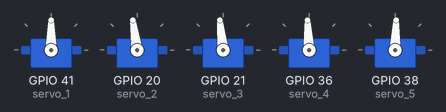
A sketch run on a simulated ESP32. Parts: 5 × servo.

Above: at 2.18 s.
At 6.68 s:
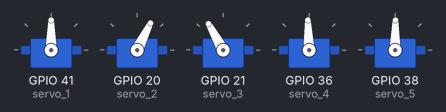
At 11.48 s:
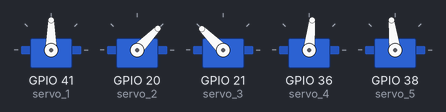
At 20.78 s:
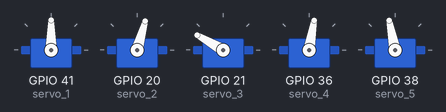
At 30.08 s:
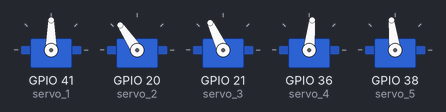
At 39.68 s:
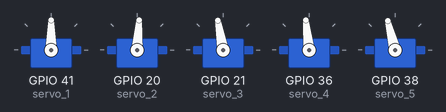
Timing chart, 0 to 40.0 s (numbered marks = the images above):
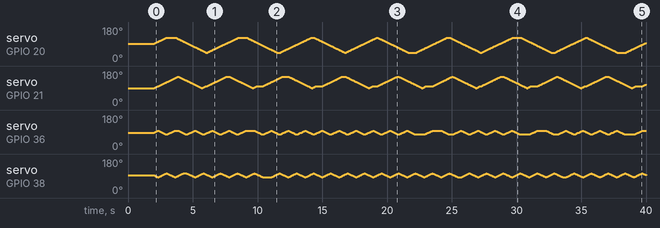

The sketch:

RTOS_LegMotorControl.ino
```cpp
// Brian Ordonez

//   RTOS (Real Time Operating System) is being used to control
//   multiple servo motors at the same time and have them
//   synchronize to start and end at the same time

#include <ESP32Servo.h>
#include "freertos/FreeRTOS.h"
#include "freertos/task.h"
#include "freertos/event_groups.h"

TaskHandle_t Task1;
TaskHandle_t Task2;
TaskHandle_t Task3;
TaskHandle_t Task4;

Servo servo_1;
Servo servo_2;
Servo servo_3;
Servo servo_4;
Servo servo_5;


void Task1code(void *pvParameters);
void Task2code(void *pvParameters);
void Task3code(void *pvParameters);
void Task4code(void *pvParameters);


EventGroupHandle_t syncEventGroup;

const int TASK1_STARTED_BIT = (1 << 0);  // Bit 0 for Task1 start
const int TASK2_STARTED_BIT = (1 << 1);  // Bit 1 for Task2 start
const int TASK3_STARTED_BIT = (1 << 2);  // Bit 1 for Task2 start
const int TASK4_STARTED_BIT = (1 << 3);  // Bit 1 for Task2 start
const int TASKS_DONE_BIT    = (1 << 4);  // Bit 2 for tasks completion

const int TASK1_LOOP_DONE_BIT = (1 << 5);  // Bit 3 for Task1 loop done
const int TASK2_LOOP_DONE_BIT = (1 << 6);  // Bit 4 for Task2 loop done
const int TASK3_LOOP_DONE_BIT = (1 << 7);  // Bit 4 for Task2 loop done
const int TASK4_LOOP_DONE_BIT = (1 << 8);  // Bit 4 for Task2 loop done


void setup()
{
  Serial.begin(115200);
  delay(1000);

  // This is new Setup!

  servo_1.attach(41);
  servo_2.attach(20);
  servo_3.attach(21);
  servo_4.attach(36);
  servo_5.attach(38);

  servo_1.write(90);
  servo_2.write(92);
  servo_3.write(90);
  servo_4.write(87);
  servo_5.write(94);


  delay(1000); // DO NOT ERASE THIS! THIS IS SUPER MEGA IMPORTANT!

  syncEventGroup = xEventGroupCreate();

  //create a task that will be executed in the Task1code() function, with priority 1 and executed on core 0
  xTaskCreatePinnedToCore(
                    Task1code,   /* Task function. */
                    "Task1",     /* name of task. */
                    10000,       /* Stack size of task */
                    NULL,        /* parameter of the task */
                    1,           /* priority of the task */
                    &Task1,      /* Task handle to keep track of created task */
                    0);          /* pin task to core 0 */
  // delay(500);    THESE WERE CAUSING SYNC ISSUES WITH THE OTHER SERVOS

  //create a task that will be executed in the Task2code() function, with priority 1 and executed on core 1
    xTaskCreatePinnedToCore(
                   Task2code,   /* Task function. */
                   "Task2",     /* name of task. */
                   10000,       /* Stack size of task */
                   NULL,        /* parameter of the task */
                   1,           /* priority of the task */
                   &Task2,      /* Task handle to keep track of created task */
                   0);          /* pin task to core 1 */
     // delay(500);  THESE WERE CAUSING SYNC ISSUES WITH THE OTHER SERVOS

     xTaskCreatePinnedToCore(
                    Task3code,   /* Task function. */
                    "Task3",     /* name of task. */
                    10000,       /* Stack size of task */
                    NULL,        /* parameter of the task */
                    1,           /* priority of the task */
                    &Task3,      /* Task handle to keep track of created task */
                    1);          /* pin task to core 0 */
     // delay(500);    THESE WERE CAUSING SYNC ISSUES WITH THE OTHER SERVOS

   xTaskCreatePinnedToCore(
                    Task4code,   /* Task function. */
                    "Task4",     /* name of task. */
                    10000,       /* Stack size of task */
                    NULL,        /* parameter of the task */
                    1,           /* priority of the task */
                    &Task4,      /* Task handle to keep track of created task */
                    1);          /* pin task to core 0 */
     // delay(500);    THESE WERE CAUSING SYNC ISSUES WITH THE OTHER SERVOS

  xEventGroupSetBits(syncEventGroup, TASK1_STARTED_BIT | TASK2_STARTED_BIT | TASK3_STARTED_BIT | TASK4_STARTED_BIT);

}

void Task1code( void * pvParameters )
{
  for(;;)
  {
      xEventGroupWaitBits(syncEventGroup, TASK1_STARTED_BIT | TASK2_STARTED_BIT | TASK3_STARTED_BIT | TASK4_STARTED_BIT, pdFALSE, pdTRUE, portMAX_DELAY);

      for(int i = 92; i <= 124; i++)
      {
        servo_2.write(i);
        vTaskDelay(pdMS_TO_TICKS(30));
      }

      xEventGroupSetBits(syncEventGroup, TASK1_LOOP_DONE_BIT);
      // Wait for Task 2 to complete its loop before continuing
      xEventGroupWaitBits(syncEventGroup, TASK2_LOOP_DONE_BIT | TASK3_LOOP_DONE_BIT | TASK4_LOOP_DONE_BIT, pdTRUE, pdFALSE, portMAX_DELAY);

      vTaskDelay(pdMS_TO_TICKS(10));

      for(int i = 124; i >= 44; i--)
      {
        servo_2.write(i);
        vTaskDelay(pdMS_TO_TICKS(30));
      }

      xEventGroupSetBits(syncEventGroup, TASK1_LOOP_DONE_BIT);

      xEventGroupWaitBits(syncEventGroup, TASK2_LOOP_DONE_BIT | TASK3_LOOP_DONE_BIT | TASK4_LOOP_DONE_BIT, pdTRUE, pdFALSE, portMAX_DELAY);


      vTaskDelay(pdMS_TO_TICKS(10));

      for(int i = 44; i <= 92; i++)
      {
        servo_2.write(i);
        vTaskDelay(pdMS_TO_TICKS(30));
      }

      xEventGroupSetBits(syncEventGroup, TASKS_DONE_BIT);
  }
}

//Task2code: blinks an LED every 700 ms
void Task2code( void * pvParameters )
{
  for(;;)
  {
      xEventGroupWaitBits(syncEventGroup, TASK1_STARTED_BIT | TASK2_STARTED_BIT | TASK3_STARTED_BIT | TASK4_STARTED_BIT, pdFALSE, pdTRUE, portMAX_DELAY);

      for(int i = 90; i <= 100; i++)
      {
        servo_3.write(i);
        vTaskDelay(pdMS_TO_TICKS(30));
      }

      xEventGroupSetBits(syncEventGroup, TASK2_LOOP_DONE_BIT);

      // Wait for Task 1 to complete its loop before continuing
      xEventGroupWaitBits(syncEventGroup, TASK1_LOOP_DONE_BIT | TASK3_LOOP_DONE_BIT | TASK4_LOOP_DONE_BIT, pdTRUE, pdFALSE, portMAX_DELAY);

      vTaskDelay(pdMS_TO_TICKS(10));

      for(int i = 100; i <= 150; i++)
      {
        servo_3.write(i);
        vTaskDelay(pdMS_TO_TICKS(30));
      }

      xEventGroupSetBits(syncEventGroup, TASK2_LOOP_DONE_BIT);
      xEventGroupWaitBits(syncEventGroup, TASK1_LOOP_DONE_BIT | TASK3_LOOP_DONE_BIT | TASK4_LOOP_DONE_BIT, pdTRUE, pdFALSE, portMAX_DELAY);

      vTaskDelay(pdMS_TO_TICKS(10));

      for(int i = 150; i >= 90; i--)
      {
        servo_3.write(i);
        vTaskDelay(pdMS_TO_TICKS(30));
      }

      xEventGroupSetBits(syncEventGroup, TASKS_DONE_BIT);
  }
}

void Task3code( void * pvParameters )
{
  xEventGroupWaitBits(syncEventGroup, TASK1_STARTED_BIT | TASK2_STARTED_BIT | TASK3_STARTED_BIT | TASK4_STARTED_BIT, pdFALSE, pdTRUE, portMAX_DELAY);

  for(;;)
  {
    for(int i = 87; i <= 97; i++)
    {
      servo_4.write(i);
      vTaskDelay(pdMS_TO_TICKS(30));
    }

    xEventGroupSetBits(syncEventGroup, TASK3_LOOP_DONE_BIT);
    xEventGroupWaitBits(syncEventGroup, TASK1_LOOP_DONE_BIT | TASK2_LOOP_DONE_BIT | TASK4_LOOP_DONE_BIT, pdTRUE, pdFALSE, portMAX_DELAY);

    vTaskDelay(pdMS_TO_TICKS(10));

    for(int i = 97; i >= 77; i--)
    {
      servo_4.write(i);
      vTaskDelay(pdMS_TO_TICKS(30));
    }

    xEventGroupSetBits(syncEventGroup, TASK3_LOOP_DONE_BIT);
    xEventGroupWaitBits(syncEventGroup, TASK1_LOOP_DONE_BIT | TASK2_LOOP_DONE_BIT | TASK4_LOOP_DONE_BIT, pdTRUE, pdFALSE, portMAX_DELAY);

    vTaskDelay(pdMS_TO_TICKS(10));

    for(int i = 77; i <= 87; i++)
    {
      servo_4.write(i);
      vTaskDelay(pdMS_TO_TICKS(30));
    }

    xEventGroupSetBits(syncEventGroup, TASKS_DONE_BIT);
  }
}

void Task4code( void * pvParameters )
{
  xEventGroupWaitBits(syncEventGroup, TASK1_STARTED_BIT | TASK2_STARTED_BIT | TASK3_STARTED_BIT | TASK4_STARTED_BIT, pdFALSE, pdTRUE, portMAX_DELAY);

  for(;;)
  {
    for(int i = 94; i >= 84; i--)
    {
      servo_5.write(i);
      vTaskDelay(pdMS_TO_TICKS(30));
    }

    xEventGroupSetBits(syncEventGroup, TASK4_LOOP_DONE_BIT);
    xEventGroupWaitBits(syncEventGroup, TASK1_LOOP_DONE_BIT | TASK2_LOOP_DONE_BIT | TASK3_LOOP_DONE_BIT, pdTRUE, pdFALSE, portMAX_DELAY);

    vTaskDelay(pdMS_TO_TICKS(10));

    for(int i = 84; i <= 104; i++)
    {
      servo_5.write(i);
      vTaskDelay(pdMS_TO_TICKS(30));
    }

    xEventGroupSetBits(syncEventGroup, TASK4_LOOP_DONE_BIT);
    xEventGroupWaitBits(syncEventGroup, TASK1_LOOP_DONE_BIT | TASK2_LOOP_DONE_BIT | TASK3_LOOP_DONE_BIT, pdTRUE, pdFALSE, portMAX_DELAY);

    vTaskDelay(pdMS_TO_TICKS(10));

    for(int i = 104; i >= 94; i--)
    {
      servo_5.write(i);
      vTaskDelay(pdMS_TO_TICKS(30));
    }

    xEventGroupSetBits(syncEventGroup, TASKS_DONE_BIT);
  }
}

void loop()
{

}
```
